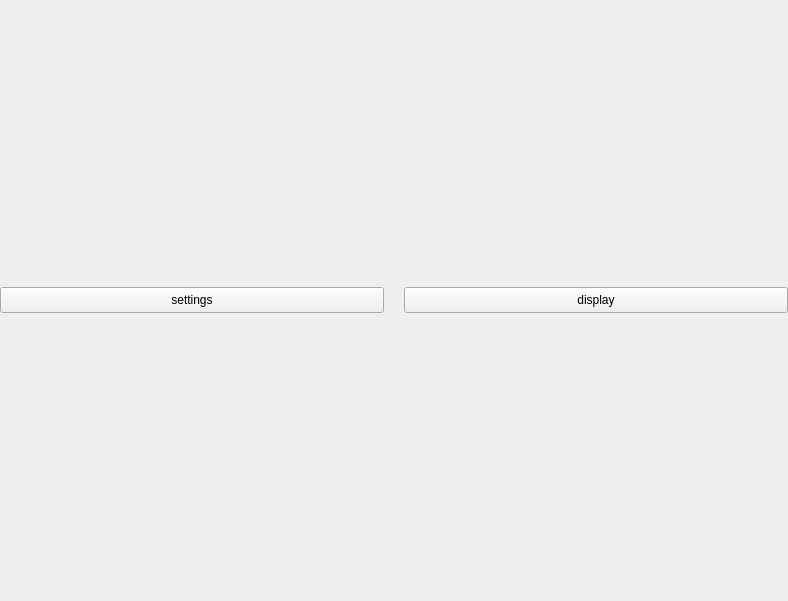
<?xml version="1.0" encoding="UTF-8"?>
<ui version="4.0">
 <class>TempSensorPage</class>
 <widget class="QWidget" name="TempSensorPage">
  <property name="geometry">
   <rect>
    <x>0</x>
    <y>0</y>
    <width>788</width>
    <height>601</height>
   </rect>
  </property>
  <property name="windowTitle">
   <string>Temp Sensor</string>
  </property>
  <property name="windowIcon">
   <iconset resource="../../static.qrc">
    <normaloff>:/static/themes/light/img/scanLoading.gif</normaloff>:/static/themes/light/img/scanLoading.gif</iconset>
  </property>
  <layout class="QGridLayout" name="contentGridLayout">
   <property name="leftMargin">
    <number>0</number>
   </property>
   <property name="topMargin">
    <number>0</number>
   </property>
   <property name="rightMargin">
    <number>0</number>
   </property>
   <property name="bottomMargin">
    <number>0</number>
   </property>
   <property name="spacing">
    <number>0</number>
   </property>
   <item row="0" column="0">
    <layout class="QHBoxLayout" name="menuLayout" stretch="0,0">
     <property name="spacing">
      <number>20</number>
     </property>
     <item>
      <widget class="QPushButton" name="btnTempSettings">
       <property name="minimumSize">
        <size>
         <width>239</width>
         <height>26</height>
        </size>
       </property>
       <property name="cursor">
        <cursorShape>PointingHandCursor</cursorShape>
       </property>
       <property name="text">
        <string>settings</string>
       </property>
       <property name="icon">
        <iconset resource="../../static.qrc">
         <normaloff>:/static/themes/common/img/appearance.png</normaloff>:/static/themes/common/img/appearance.png</iconset>
       </property>
       <attribute name="buttonGroup">
        <string notr="true">settingsTopButtonGroup</string>
       </attribute>
      </widget>
     </item>
     <item>
      <widget class="QPushButton" name="btnCustomDisplay">
       <property name="minimumSize">
        <size>
         <width>239</width>
         <height>26</height>
        </size>
       </property>
       <property name="cursor">
        <cursorShape>PointingHandCursor</cursorShape>
       </property>
       <property name="text">
        <string>display</string>
       </property>
       <property name="icon">
        <iconset resource="../../static.qrc">
         <normaloff>:/static/themes/common/img/window.png</normaloff>:/static/themes/common/img/window.png</iconset>
       </property>
       <attribute name="buttonGroup">
        <string notr="true">settingsTopButtonGroup</string>
       </attribute>
      </widget>
     </item>
    </layout>
   </item>
  </layout>
 </widget>
 <resources>
  <include location="../../static.qrc"/>
 </resources>
 <connections/>
 <buttongroups>
  <buttongroup name="settingsTopButtonGroup"/>
 </buttongroups>
</ui>
